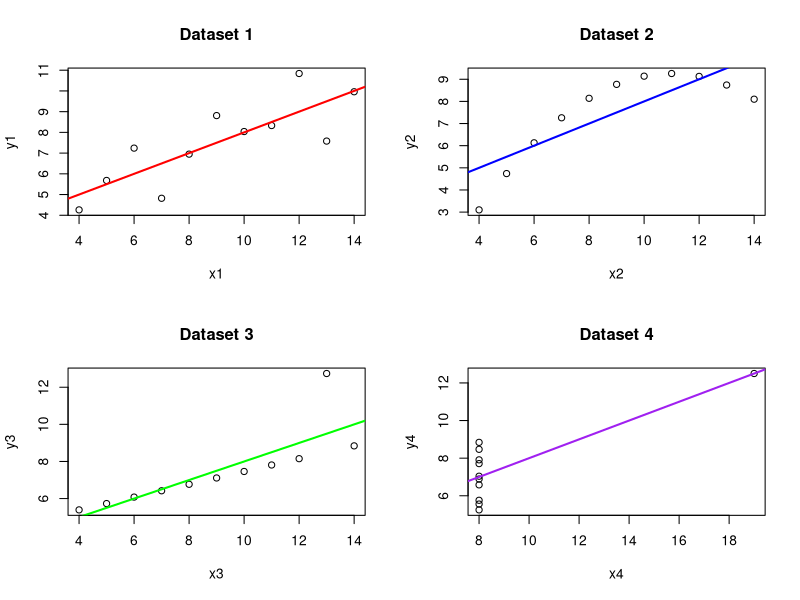

Reproduce this figure in R.
library(datasets) # Package included with base R

# Access the Anscombe's quartet dataset
data(anscombe)


# Create separate plots for each dataset
par(mfrow = c(2, 2))  # Set up a 2x2 grid for plotting

# Plot 1
plot(anscombe$x1, anscombe$y1, main = "Dataset 1", xlab = "x1", ylab = "y1")
abline(lm(y1 ~ x1, data = anscombe), col = "red", lwd = 2)

# Plot 2
plot(anscombe$x2, anscombe$y2, main = "Dataset 2", xlab = "x2", ylab = "y2")
abline(lm(y2 ~ x2, data = anscombe), col = "blue", lwd = 2)

# Plot 3
plot(anscombe$x3, anscombe$y3, main = "Dataset 3", xlab = "x3", ylab = "y3")
abline(lm(y3 ~ x3, data = anscombe), col = "green", lwd = 2)

# Plot 4
plot(anscombe$x4, anscombe$y4, main = "Dataset 4", xlab = "x4", ylab = "y4")
abline(lm(y4 ~ x4, data = anscombe), col = "purple", lwd = 2)
